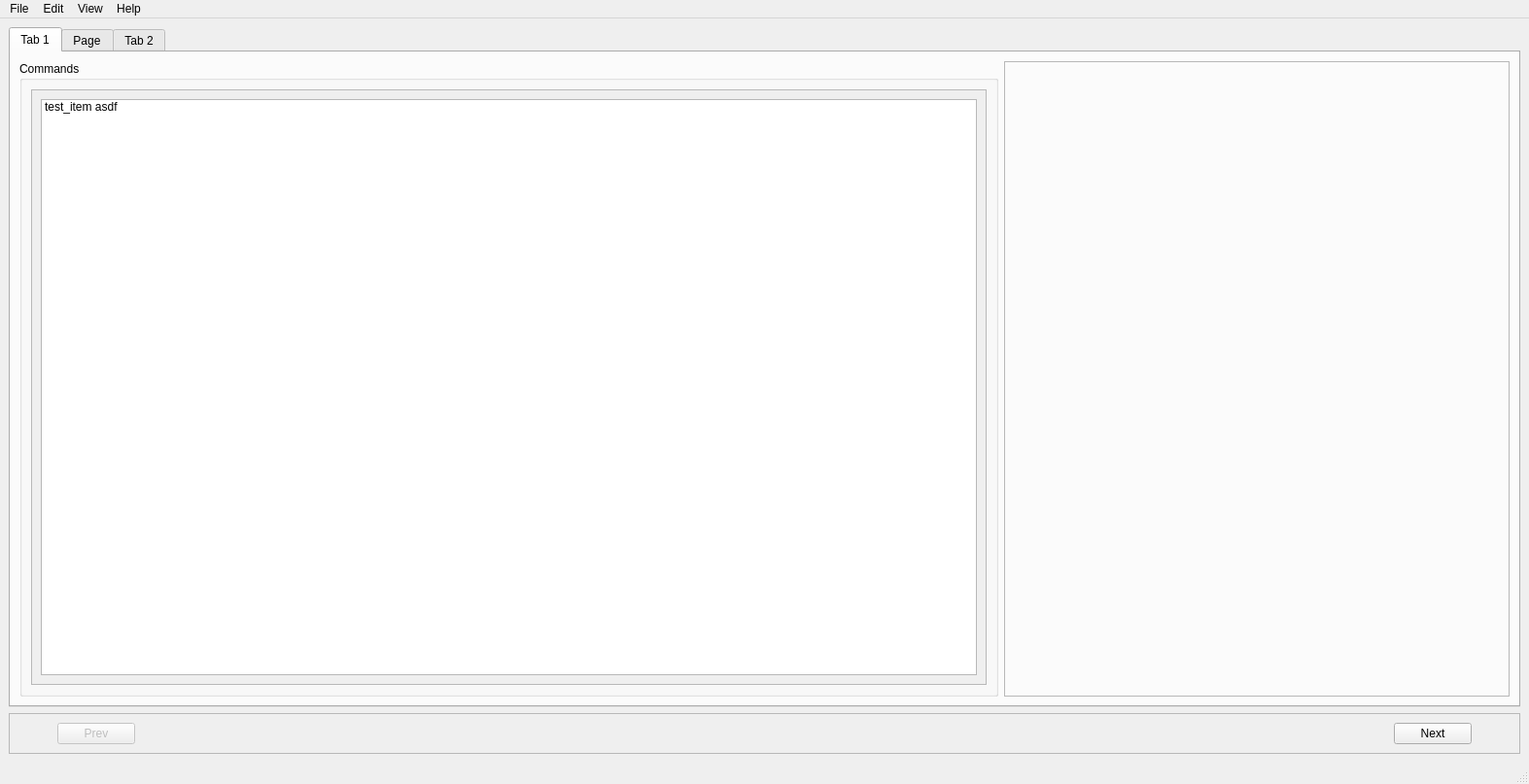
<?xml version="1.0" encoding="UTF-8"?>
<ui version="4.0">
 <class>EditWindow</class>
 <widget class="QMainWindow" name="EditWindow">
  <property name="geometry">
   <rect>
    <x>0</x>
    <y>0</y>
    <width>1573</width>
    <height>807</height>
   </rect>
  </property>
  <property name="sizePolicy">
   <sizepolicy hsizetype="Preferred" vsizetype="Minimum">
    <horstretch>0</horstretch>
    <verstretch>0</verstretch>
   </sizepolicy>
  </property>
  <property name="windowTitle">
   <string>Team Fortress 2 Config Editor</string>
  </property>
  <widget class="QWidget" name="centralwidget">
   <layout class="QGridLayout" name="gridLayout">
    <item row="1" column="0">
     <widget class="QTabWidget" name="tabWidget">
      <property name="currentIndex">
       <number>0</number>
      </property>
      <widget class="QWidget" name="tab">
       <attribute name="title">
        <string>Tab 1</string>
       </attribute>
       <layout class="QHBoxLayout" name="horizontalLayout">
        <item>
         <widget class="QGroupBox" name="groupBox">
          <property name="title">
           <string>Commands</string>
          </property>
          <layout class="QGridLayout" name="gridLayout_3">
           <item row="0" column="0">
            <widget class="QScrollArea" name="scrollArea">
             <property name="widgetResizable">
              <bool>true</bool>
             </property>
             <widget class="QWidget" name="scrollAreaWidgetContents">
              <property name="geometry">
               <rect>
                <x>0</x>
                <y>0</y>
                <width>981</width>
                <height>607</height>
               </rect>
              </property>
              <layout class="QGridLayout" name="gridLayout_5">
               <item row="0" column="0">
                <widget class="QListWidget" name="listWidget">
                 <item>
                  <property name="text">
                   <string>test_item asdf</string>
                  </property>
                 </item>
                </widget>
               </item>
              </layout>
             </widget>
            </widget>
           </item>
          </layout>
         </widget>
        </item>
        <item>
         <widget class="QFrame" name="frame">
          <property name="frameShape">
           <enum>QFrame::Shape::StyledPanel</enum>
          </property>
          <property name="frameShadow">
           <enum>QFrame::Shadow::Raised</enum>
          </property>
          <layout class="QGridLayout" name="gridLayout_4">
           <item row="0" column="0">
            <spacer name="horizontalSpacer">
             <property name="orientation">
              <enum>Qt::Orientation::Horizontal</enum>
             </property>
             <property name="sizeType">
              <enum>QSizePolicy::Policy::Fixed</enum>
             </property>
             <property name="sizeHint" stdset="0">
              <size>
               <width>500</width>
               <height>20</height>
              </size>
             </property>
            </spacer>
           </item>
          </layout>
         </widget>
        </item>
       </layout>
      </widget>
      <widget class="QWidget" name="tab_3">
       <attribute name="title">
        <string>Page</string>
       </attribute>
      </widget>
      <widget class="QWidget" name="tab_2">
       <property name="sizePolicy">
        <sizepolicy hsizetype="Minimum" vsizetype="Maximum">
         <horstretch>0</horstretch>
         <verstretch>0</verstretch>
        </sizepolicy>
       </property>
       <attribute name="title">
        <string>Tab 2</string>
       </attribute>
       <layout class="QGridLayout" name="gridLayout_2">
        <item row="0" column="0">
         <widget class="KeybForm" name="widget" native="true">
          <property name="sizePolicy">
           <sizepolicy hsizetype="Minimum" vsizetype="Minimum">
            <horstretch>0</horstretch>
            <verstretch>0</verstretch>
           </sizepolicy>
          </property>
         </widget>
        </item>
       </layout>
      </widget>
     </widget>
    </item>
    <item row="2" column="0">
     <widget class="QFrame" name="frame_2">
      <property name="sizePolicy">
       <sizepolicy hsizetype="Preferred" vsizetype="Minimum">
        <horstretch>0</horstretch>
        <verstretch>0</verstretch>
       </sizepolicy>
      </property>
      <property name="frameShape">
       <enum>QFrame::Shape::StyledPanel</enum>
      </property>
      <property name="frameShadow">
       <enum>QFrame::Shadow::Raised</enum>
      </property>
      <layout class="QHBoxLayout" name="horizontalLayout_2">
       <item>
        <spacer name="horizontalSpacer_3">
         <property name="orientation">
          <enum>Qt::Orientation::Horizontal</enum>
         </property>
         <property name="sizeType">
          <enum>QSizePolicy::Policy::Preferred</enum>
         </property>
         <property name="sizeHint" stdset="0">
          <size>
           <width>40</width>
           <height>20</height>
          </size>
         </property>
        </spacer>
       </item>
       <item>
        <widget class="QPushButton" name="btn_prev_page">
         <property name="enabled">
          <bool>false</bool>
         </property>
         <property name="text">
          <string>Prev</string>
         </property>
        </widget>
       </item>
       <item>
        <spacer name="horizontalSpacer_2">
         <property name="orientation">
          <enum>Qt::Orientation::Horizontal</enum>
         </property>
         <property name="sizeHint" stdset="0">
          <size>
           <width>40</width>
           <height>20</height>
          </size>
         </property>
        </spacer>
       </item>
       <item>
        <widget class="QPushButton" name="btn_next_page">
         <property name="text">
          <string>Next</string>
         </property>
        </widget>
       </item>
       <item>
        <spacer name="horizontalSpacer_4">
         <property name="orientation">
          <enum>Qt::Orientation::Horizontal</enum>
         </property>
         <property name="sizeType">
          <enum>QSizePolicy::Policy::Preferred</enum>
         </property>
         <property name="sizeHint" stdset="0">
          <size>
           <width>40</width>
           <height>20</height>
          </size>
         </property>
        </spacer>
       </item>
      </layout>
     </widget>
    </item>
   </layout>
  </widget>
  <widget class="QMenuBar" name="menubar">
   <property name="geometry">
    <rect>
     <x>0</x>
     <y>0</y>
     <width>1573</width>
     <height>20</height>
    </rect>
   </property>
   <widget class="QMenu" name="menuFile">
    <property name="title">
     <string>File</string>
    </property>
   </widget>
   <widget class="QMenu" name="menuEdit">
    <property name="title">
     <string>Edit</string>
    </property>
   </widget>
   <widget class="QMenu" name="menuView">
    <property name="title">
     <string>View</string>
    </property>
   </widget>
   <widget class="QMenu" name="menuHelp">
    <property name="title">
     <string>Help</string>
    </property>
   </widget>
   <addaction name="menuFile"/>
   <addaction name="menuEdit"/>
   <addaction name="menuView"/>
   <addaction name="menuHelp"/>
  </widget>
  <widget class="QStatusBar" name="statusbar"/>
 </widget>
 <customwidgets>
  <customwidget>
   <class>KeybForm</class>
   <extends>QWidget</extends>
   <header>src/ui/keybform.h</header>
   <container>1</container>
  </customwidget>
 </customwidgets>
 <resources/>
 <connections/>
</ui>
